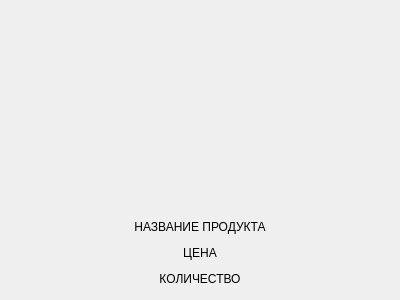
<?xml version="1.0" encoding="UTF-8"?>
<ui version="4.0">
 <class>Form</class>
 <widget class="QWidget" name="Form">
  <property name="geometry">
   <rect>
    <x>0</x>
    <y>0</y>
    <width>400</width>
    <height>300</height>
   </rect>
  </property>
  <property name="windowTitle">
   <string>Form</string>
  </property>
  <layout class="QVBoxLayout" name="verticalLayout">
   <item>
    <widget class="QLabel" name="img">
     <property name="minimumSize">
      <size>
       <width>0</width>
       <height>200</height>
      </size>
     </property>
     <property name="text">
      <string/>
     </property>
    </widget>
   </item>
   <item>
    <widget class="QLabel" name="product_name">
     <property name="text">
      <string>НАЗВАНИЕ ПРОДУКТА</string>
     </property>
     <property name="alignment">
      <set>Qt::AlignCenter</set>
     </property>
    </widget>
   </item>
   <item>
    <widget class="QLabel" name="product_price">
     <property name="text">
      <string>ЦЕНА</string>
     </property>
     <property name="alignment">
      <set>Qt::AlignCenter</set>
     </property>
    </widget>
   </item>
   <item>
    <widget class="QLabel" name="product_quanity">
     <property name="text">
      <string>КОЛИЧЕСТВО</string>
     </property>
     <property name="alignment">
      <set>Qt::AlignCenter</set>
     </property>
    </widget>
   </item>
  </layout>
 </widget>
 <resources/>
 <connections/>
</ui>
